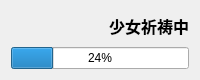
<?xml version="1.0" encoding="UTF-8"?>
<ui version="4.0">
 <class>Form</class>
 <widget class="QWidget" name="Form">
  <property name="geometry">
   <rect>
    <x>0</x>
    <y>0</y>
    <width>200</width>
    <height>80</height>
   </rect>
  </property>
  <property name="sizePolicy">
   <sizepolicy hsizetype="Fixed" vsizetype="Fixed">
    <horstretch>0</horstretch>
    <verstretch>0</verstretch>
   </sizepolicy>
  </property>
  <property name="windowTitle">
   <string>Form</string>
  </property>
  <layout class="QVBoxLayout" name="verticalLayout">
   <item>
    <widget class="QLabel" name="label">
     <property name="text">
      <string>&lt;html&gt;&lt;head/&gt;&lt;body&gt;&lt;p align=&quot;right&quot;&gt;&lt;span style=&quot; font-size:12pt; font-weight:600;&quot;&gt;少女祈祷中&lt;/span&gt;&lt;/p&gt;&lt;/body&gt;&lt;/html&gt;</string>
     </property>
    </widget>
   </item>
   <item>
    <widget class="QProgressBar" name="progressBar">
     <property name="value">
      <number>24</number>
     </property>
    </widget>
   </item>
  </layout>
 </widget>
 <resources/>
 <connections/>
</ui>
